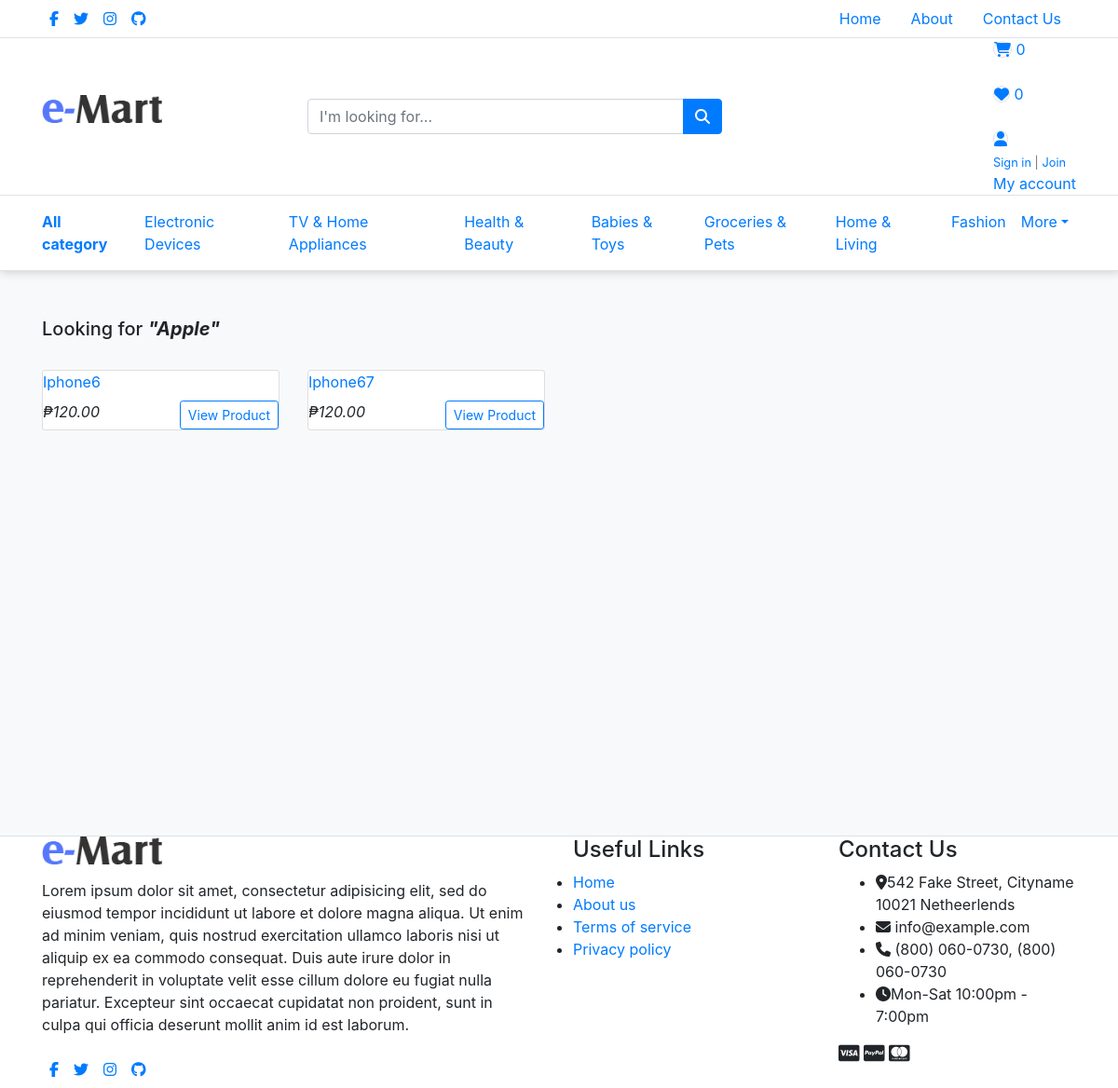
Screenshot of /filtered.php?brand=Apple with the database file from the repository.
### tables this page shows
CREATE TABLE `social` (
  `id` int(11) NOT NULL,
  `userid` int(11) NOT NULL,
  `social` varchar(255) NOT NULL,
  `link` varchar(255) NOT NULL,
  `date_added` timestamp NOT NULL DEFAULT current_timestamp()
);

CREATE TABLE `category` (
  `id` int(11) NOT NULL,
  `name` varchar(255) DEFAULT NULL,
  `type` varchar(255) NOT NULL DEFAULT 'parent',
  `deleted` int(11) NOT NULL,
  `isactive` int(11) DEFAULT 1,
  `level` int(11) DEFAULT 1,
  `breadcrumbs` text DEFAULT NULL
);

CREATE TABLE `productt` (
  `id` int(11) NOT NULL,
  `categoryid` int(11) NOT NULL,
  `name` varchar(255) NOT NULL,
  `price` float NOT NULL,
  `brand` varchar(255) NOT NULL,
  `quantity` int(11) NOT NULL,
  `rating` int(11) NOT NULL,
  `date_added` timestamp NOT NULL DEFAULT current_timestamp(),
  `storeid` int(11) NOT NULL,
  `description` varchar(255) NOT NULL,
  `cost` float NOT NULL,
  `active` int(11) DEFAULT 1,
  `expiration` date DEFAULT NULL,
  `remaining_qty` int(11) DEFAULT 0,
  `deducted` int(11) DEFAULT 0,
  `deleted` int(11) DEFAULT 0,
  `default_variant` varchar(255) DEFAULT NULL
);

CREATE TABLE `settings` (
  `id` int(11) NOT NULL,
  `logo` varchar(255) NOT NULL,
  `userid` int(11) NOT NULL,
  `terms` text DEFAULT NULL,
  `privacy` text DEFAULT NULL,
  `contact` text DEFAULT NULL,
  `about` text DEFAULT NULL,
  `overview` text DEFAULT NULL
);

### model.php (called while the page is built, shortened)
<?php
class Model {
	public $db;
	public function __construct(){
		require_once "config.php";
		$this->db = $db;
	}
	public function getAllSocialMedia(){
		$sql = "
			select *
			from social
		";
		return $this->db->query($sql)->fetchAll();
	}
	public function updateStoreListener(){
		return $this;
	}
	public function getAdminSetting($public=false){
		$where = ($public) ? "" : "where userid = ".$_SESSION['id'];
		$sql = "
			SELECT *
			FROM settings
			$where
			LIMIT 1
		";
		return $this->db->query($sql)->fetch();
	}
	public function getProductByBrand($brand){
		$sql = "
			SELECT t1.*, t2.name as 'filename'
			FROM productt t1
			LEFT JOIN media t2
			ON t1.id = t2.productid
			LEFT JOIN store t3
			ON t3.id = t1.storeid
			LEFT JOIN user t4
			ON t4.id = t3.userid
			WHERE t2.active = 1
			AND t1.brand LIKE '%$brand%'
			AND t4.verified = 1
			AND t1.deleted = 0
			LIMIT 100
		";
		return $this->db->query($sql)->fetchAll();
	}
	public function getAllActiveCategories(){
		$sql = "
			SELECT *
			FROM category
			WHERE isactive = 1
			and type = 'parent'
		";
		return $this->db->query($sql)->fetchAll();
	}
}

### headnew.php (the view, shortened to what this page needs)
<header class="section-header">
      <section class="header-top-light border-bottom">
        <div class="container">
          <nav class="d-flex flex-column flex-md-row">
            <?php
                  $social = $model->getAllSocialMedia();
                ?>
            <ul class="nav mr-auto d-none d-md-flex">
              <?php foreach($social as $idx => $s): ?>
                <li><a href="<?= $s['link'];?>" class="nav-link px-2"> <i class="fa fa-<?= $s['social'];?>"></i> </a></li>
                  <?php endforeach ?>
            </ul>
            <ul class="nav">
              <li class="nav-item"><a href="index.php" class="nav-link"> Home </a></li>
          <li class="nav-item"><a href="footer.php?page=about" class="nav-link"> About </a></li>
          <li class="nav-item"><a href="footer.php?page=contact" class="nav-link"> Contact Us </a></li>
            </ul>
          </nav>
        </div>
      </section>
      <section class="header-main border-bottom">
        <div class="container">
        <div class="row align-items-center">
          <div class="col-lg-3 col-sm-4 col-12">
          <a href="index.php" class="brand-wrap">
            <figure id="logo"></figure>
          </a>
          </div>
          <div class="col-lg-4 col-xl-5 col-sm-8 col-12">
            <form method="post" action="filtered.php" class="search">
              <div class="input-group w-100">
                  <input type="text" class="form-control" style="width:55%;" name="search" placeholder="I&#39;m looking for...">
                  <div class="input-group-append">
                    <button class="btn btn-primary" type="submit">
                      <i class="fa fa-search"></i>
                    </button>
                  </div>
                </div>
            </form>
          </div>
          <div class="col-lg-5 col-xl-4 col-sm-12">
            <div class="widgets-wrap float-md-right">
              <a href="cart.php" class="widget-header mr-2">
                <div class="icon">
                  <i class="icon-sm rounded-circle border fa fa-shopping-cart"></i>
                  <span class="notify" id="count">0</span>
                </div>
              </a>
              <?php
                $wishlist = 0;
              ?>
              <a href="wishlist.php" class="widget-header mr-2">
                <div class="icon">
                  <i class="icon-sm rounded-circle border fa fa-heart"></i>
                  <span class="notify" id="wishListcount"><?= $wishlist; ?></span>
                </div>
              </a>
              <div class="widget-header dropdown">
                <a href="#" data-toggle="dropdown" data-offset="20,10">
                  <div class="icontext">
                    <?php
                                        $url = "./userdashboard.php";
                                    ?>
                                    <?php if(isset($_SESSION['id'])): ?>
                    <a href="<?= $url;?>">
                      <div class="icon">
                      <i class="icon-sm rounded-circle border fa fa-user"></i>
                    </div>
                    </a>
                                      <?php else : ?>
                    <a href="login.php">
                      <div class="icon">
                      <i class="icon-sm rounded-circle border fa fa-user"></i>
                    </div>
                    </a>
                                      <?php endif ?>
                    <div class="text">
                       <?php if(isset($_SESSION['id'])): ?>
                        <small class="text-muted"> <a href="logout.php">Logout</a></small>
                        <a href="<?= $url;?>"><div>My account</div></a>
                                      <?php else : ?>
                                        <small class="text-muted"><a href="login.php">Sign in</a> | <a href="signup.php">Join</a></small>
                        <a href="login.php"><div>My account</div></a>
                                      <?php endif ?>
                    </div>
                  </div>
                </a>
              </div>
            </div>
          </div>
        </div>
        </div>
      </section>
      <nav class="navbar navbar-main navbar-expand-lg border-bottom">
        <div class="container">
          <div class="collapse navbar-collapse" id="main_nav5">
            <?php
                $categories = $model->getAllActiveCategories();
            ?>
            <ul class="navbar-nav">
              <li class="nav-item">
                <a class="nav-link pl-0" href="#"> <strong>All category</strong></a>
              </li>
              <?php foreach($categories as $idx => $c): ?>
                <?php if($idx <7): ?>
                  <li class="nav-item">
                    <a class="nav-link" href="filtered.php?category=<?= $c['id'];?>"><?= $c['name'];?></a>
                  </li>
              <?php endif ?>
              <?php endforeach ?>
              <li class="nav-item dropdown">
                <a class="nav-link dropdown-toggle" href="http://example.com" data-toggle="dropdown" aria-haspopup="true" aria-expanded="false">More</a>
              </li>
            </ul>
          </div>
        </div>
      </nav>
    </header>

### indexproduct.php (shortened to what this page needs)
<?php
$search = "";
$products = "";
if(isset($_GET['category'])){
  $products = $model->getProductByCategoryId($_GET['category']);
} elseif(isset($_POST['search'])) {
  $products = $model->getProductByName($_POST['search']);
  $search = $_POST['search'];
} elseif(isset($_GET['name'])) {
  $products = $model->getProductByCategoryName($_GET['name']);
  $search = $_GET['name'];
} elseif(isset($_GET['brand'])) {
  $products = $model->getProductByBrand($_GET['brand']);
  $search = $_GET['brand'];
} else {
  $products = $model->getAllPublicProducts();
}
?>
 <div class="row" style="padding-top: 50px;">
   <div class="col-sm">
    <?php if($search !=""): ?>
     <h5>Looking for <i><b>"<?= $search;?>"</b></i></h5>
     <br>
   <?php endif ?>
   </div>
 </div>
 <div class="row" style="min-height: 500px;padding: 0px 0 50px;">
   <?php foreach($products as $idx => $p): ?>
    <div class="col-md-3">
      <figure class="card card-product-grid">
        <figcaption class="info-wrap">
          <a href="#" class="title"><?= $p['name'];?></a>
          <div class="mt-2">
            <var class="price">₱<?= number_format($p['price'],2);?></var>
            <a href="productdetail.php?id=<?= $p['id'];?>" class="view btn btn-sm btn-outline-primary float-right">View Product </a>
          </div>
        </figcaption>
      </figure>
    </div>
   <?php endforeach ?>
 </div>

### newfooter.php
<footer class="section-footer border-top">
    <div class="container">
        <section class="footer-top padding-y">
            <div class="row">
                 <?php
                    $setting = $model->getAdminSetting(true);
                ?>
                <aside class="col-sm-6">
                    <article class="mr-3">
                        <figure id="logo" class="logo-footer"></figure>
                        <p class="mt-3"><?= ($setting) ? $setting['overview'] : ''; ?></p>
                        <div>
                            <?php
                              $social = $model->getAllSocialMedia();
                            ?>
                          <ul class="nav mr-auto d-none d-md-flex">
                            <?php foreach($social as $idx => $s): ?>
                                <li><a href="<?= $s['link'];?>" class="nav-link px-2"> <i class="fa fa-<?= $s['social'];?>"></i> </a></li>
                              <?php endforeach ?>
                          </ul>
                        </div>
                    </article>
                </aside>
                <aside class="col-sm-3">
                    <h4 style="padding:0;">Useful Links</h4>
                    <ul style="padding:0;">
                      <li><i class="bx bx-chevron-right"></i> <a href="index.php">Home</a></li>
                      <li><i class="bx bx-chevron-right"></i> <a href="footer.php?page=about" target="_blank">About us</a></li>
                      <li><i class="bx bx-chevron-right"></i> <a href="footer.php?page=terms" target="_blank">Terms of service</a></li>
                      <li><i class="bx bx-chevron-right"></i> <a href="footer.php?page=privacy" target="_blank">Privacy policy</a></li>
                    </ul>
                </aside>
                <aside class="col-sm-3">
                    <h4>Contact Us</h4>
                    <?= ($setting) ? $setting['contact'] : ''; ?>
                    <div class="text-md-left tesxt-muted">
                                <i class="fa fa-lg fa-cc-visa"></i>
                                <i class="fa fa-lg fa-cc-paypal"></i>
                                <i class="fa fa-lg fa-cc-mastercard"></i>
                            </div>
                </aside>
            </div>
        </section>
    </div>
</footer>

### filtered.php (style rules this page uses)
header { box-shadow: 1px 1px 10px #c9c9c9; }
footer { background: white; }

### headnew.php (style rules this page uses)
#logo { background: url(./images/logo.png) no-repeat; background-size: contain; width: auto; height: 30px; }
body { background: #f8f9fa; }
header { background: white; }

### rows the page displays
category: name "Electronic Devices"
category: name "TV & Home Appliances"
category: name "Health & Beauty"
category: name "Babies & Toys"
category: name "Groceries & Pets"
category: name "Home & Living"
category: name "Fashion"
productt: name "Iphone6", price "120.00"
productt: name "Iphone67", price "120.00"
settings: overview "Lorem ipsum dolor sit amet, consectetur adipisicing elit, sed do eiusmod tempor incididunt ut labore et dolore magna aliqua. Ut enim ad minim veniam, quis nostrud exercitation ullamco laboris nisi ut aliquip ex ea commodo consequat. Duis aute irure dolor in reprehenderit in voluptate velit esse cillum dolore eu fugiat nulla pariatur. Excepteur sint occaecat cupidatat non proident, sunt in culpa qui officia deserunt mollit anim id est laborum.", contact "542 Fake Street, Cityname 10021 Netheerlends info@example.com (800) 060-0730, (800) 060-0730 Mon-Sat 10:00pm - 7:00pm"

### other values shown
$wishlist "0"
$search "Apple"
